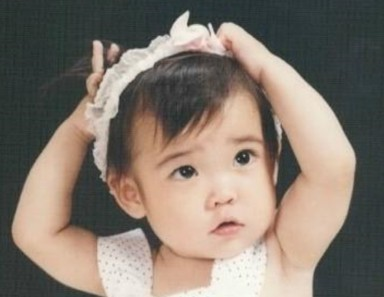
//> input picture OPENCV_study/image/FIJI_test_color.jpg, 384 x 297 px
$ ./Hue_threshold   (built with g++ and OpenCV 4, the #if around main switched on)
//> lines starting //> are read from the running program, lines starting //| are printed output that depends on the picture; after the words box and inside, x2 and y2 are one past the last pixel; in counts of white or black regions, pixels touching at a corner belong together

#if 0 // Hue threshold 추출
#include <opencv2/opencv.hpp>
using namespace cv;
using namespace std;
Range th(50, 100);											// 트랙바로 선택할 범위 변수
Mat hue;													// 색상 채널 전역 번수지정

void onThreshold(int  value, void*  userdata)
{

	Mat result = Mat(hue.size(), CV_8U, Scalar(0));

	for (int i = 0; i < result.rows; i++) {
		for (int j = 0; j < result.cols; j++) {
			bool ck = hue.at<uchar>(i, j) >= th.start &&hue.at<uchar>(i, j) < th.end;
			result.at<uchar>(i, j) = (ck) ? 255 : 0;

		}
	}
	imshow("result", result);

}

int main()
{
	Mat BGR_img = imread("../image/FIJI_test_color.jpg", 1);// 컬러 영상 로드
//> BGR_img is the input picture: 297 rows x 384 cols, CV_8UC3; mean B, G, R 110.6, 121.1, 132.6
	CV_Assert(BGR_img.data);

	Mat HSV, hsv[3];
	cvtColor(BGR_img, HSV, CV_BGR2HSV);			// 컬러 공간 변환
//> HSV: 297 rows x 384 cols, CV_8UC3; mean H, S, V 41.7, 50.7, 136.2
	split(HSV, hsv);										// 채널 분리
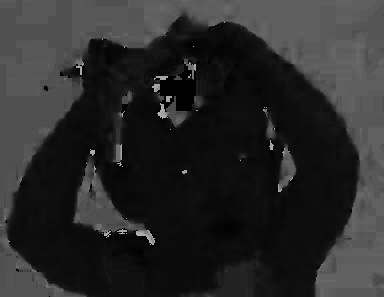
//> hsv[0]: 297 rows x 384 cols, CV_8UC1; min 0, max 179, mean 41.7
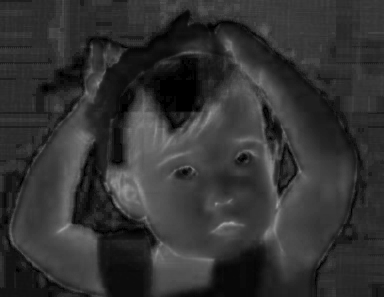
//> hsv[1]: 297 rows x 384 cols, CV_8UC1; min 0, max 160, mean 50.7
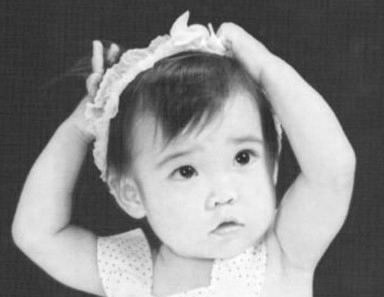
//> hsv[2]: 297 rows x 384 cols, CV_8UC1; min 37, max 255, mean 136.2
	hsv[0].copyTo(hue);										// hue 행렬에 색상 채널 복사

	namedWindow("result", WINDOW_AUTOSIZE);
	createTrackbar("Hue_th1", "result", &th.start, 255, onThreshold);	// 트랙바 등록
	createTrackbar("Hue_th2", "result", &th.end, 255, onThreshold);

	onThreshold(0, 0);													// 이진화 수행
//> after the loop in onThreshold, `for (int i = 0; i < result.rows; i++)`:
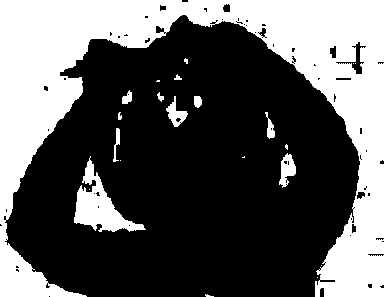
//> result: 297 rows x 384 cols, CV_8UC1; 36.1% white; 22 white regions (11 under 20 px), largest, box (x1, y1, x2, y2) and area: (0, 0, 384, 297) 38076, (74, 156, 146, 232) 1972, (279, 153, 296, 188) 333
	imshow("BGR_img", BGR_img);
	waitKey(0);
	return 0;
}
#endif

$ run again, with OPENCV_study/image/IU_1.jpg copied over OPENCV_study/image/FIJI_test_color.jpg
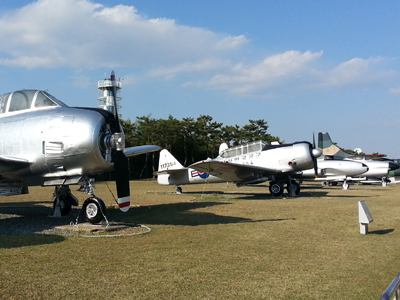
//> input picture OPENCV_study/image/IU_1.jpg, 400 x 300 px
//> BGR_img is the input picture: 300 rows x 400 cols, CV_8UC3; mean B, G, R 135.4, 136.5, 127.8
//> HSV: 300 rows x 400 cols, CV_8UC3; mean H, S, V 68.5, 82.2, 154.9
//> `split(HSV, hsv);`:
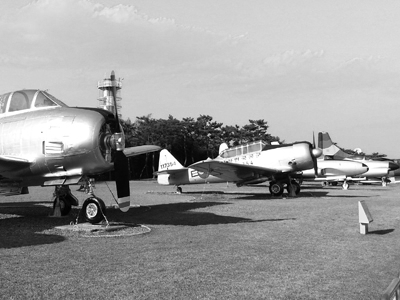
//> hsv[2]: 300 rows x 400 cols, CV_8UC1; min 0, max 255, mean 154.9
//> after the loop in onThreshold, `for (int i = 0; i < result.rows; i++)`:
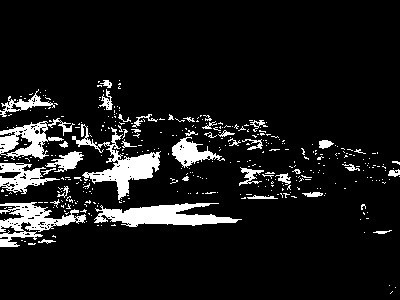
//> result: 300 rows x 400 cols, CV_8UC1; 9.7% white; 381 white regions (340 under 20 px), largest, box (x1, y1, x2, y2) and area: (94, 203, 242, 227) 1932, (72, 124, 161, 200) 1848, (0, 202, 86, 247) 1528
